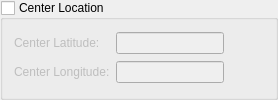
          <widget class="QGroupBox" name="mCenterLocationGroupBox">
           <property name="title">
            <string>Center Location</string>
           </property>
           <property name="checkable">
            <bool>true</bool>
           </property>
           <property name="checked">
            <bool>false</bool>
           </property>
           <layout class="QGridLayout" name="gridLayout_8">
            <item row="0" column="0">
             <widget class="QLabel" name="mCenterLocationLatLabel">
              <property name="text">
               <string>Center Latitude:</string>
              </property>
             </widget>
            </item>
            <item row="0" column="1">
             <widget class="QLineEdit" name="mCenterLocationLatLineEdit">
              <property name="sizePolicy">
               <sizepolicy hsizetype="Fixed" vsizetype="Fixed">
                <horstretch>0</horstretch>
                <verstretch>0</verstretch>
               </sizepolicy>
              </property>
             </widget>
            </item>
            <item row="0" column="2">
             <spacer name="horizontalSpacer_8">
              <property name="orientation">
               <enum>Qt::Horizontal</enum>
              </property>
              <property name="sizeHint" stdset="0">
               <size>
                <width>40</width>
                <height>20</height>
               </size>
              </property>
             </spacer>
            </item>
            <item row="1" column="0">
             <widget class="QLabel" name="mCenterLocationLonLabel">
              <property name="text">
               <string>Center Longitude:</string>
              </property>
             </widget>
            </item>
            <item row="1" column="1">
             <widget class="QLineEdit" name="mCenterLocationLonLineEdit">
              <property name="sizePolicy">
               <sizepolicy hsizetype="Fixed" vsizetype="Fixed">
                <horstretch>0</horstretch>
                <verstretch>0</verstretch>
               </sizepolicy>
              </property>
              <property name="maximumSize">
               <size>
                <width>16777212</width>
                <height>16777215</height>
               </size>
              </property>
             </widget>
            </item>
           </layout>
          </widget>
